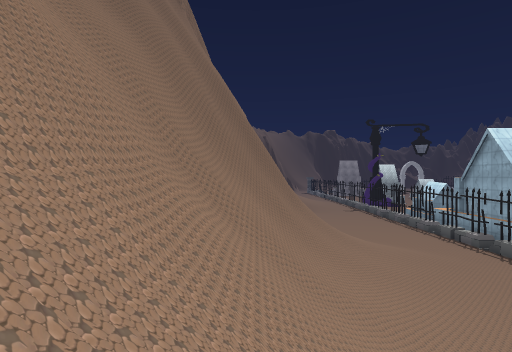
View 1 (above)

24 first-person views from a walk through a Unity game level. The camera is 1.4 m above the floor, looks level and sees 80° across. The floor is counted in squares, 2.42 m on a side. Each view is taken from the middle of a square. On the plan, view 1 faces up. The plan holds only what a view shows up to about 9 squares ahead; the rest is blank. The place goes on beyond the plan. Some trees and plants on the terrain are drawn as simple stand-ins. The player character is not drawn. Some surface patterns are stand-ins.

View 2
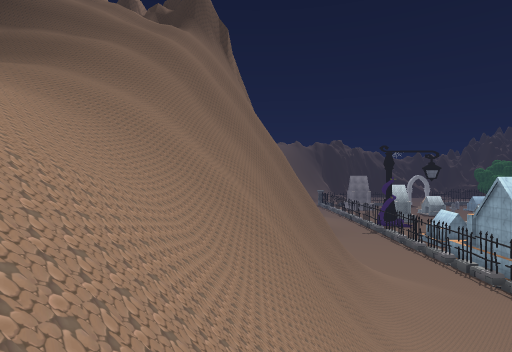

View 3
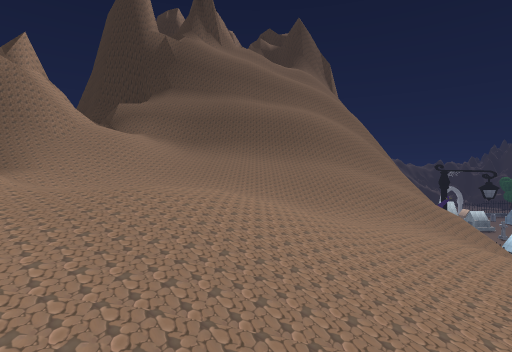

View 4
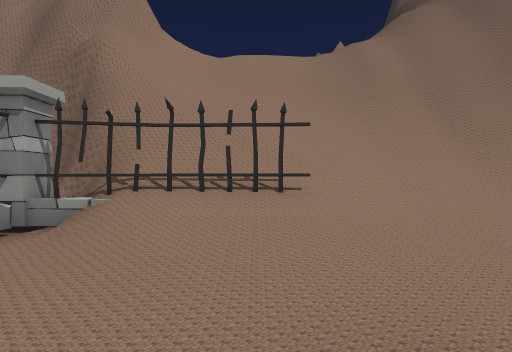

View 5
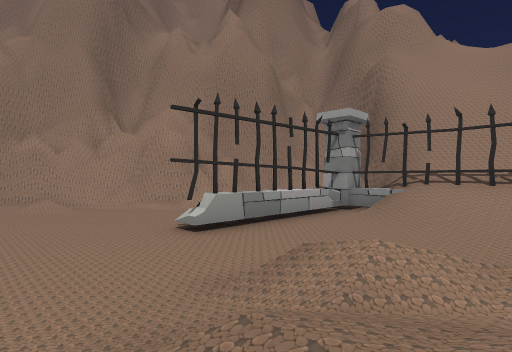

View 6
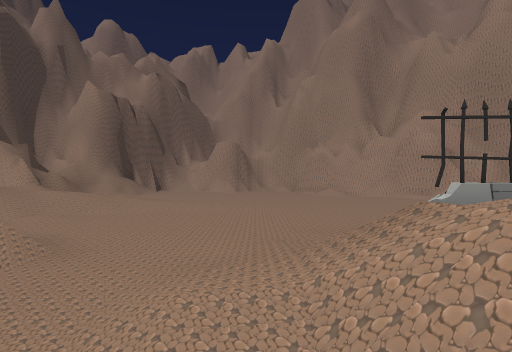

View 7
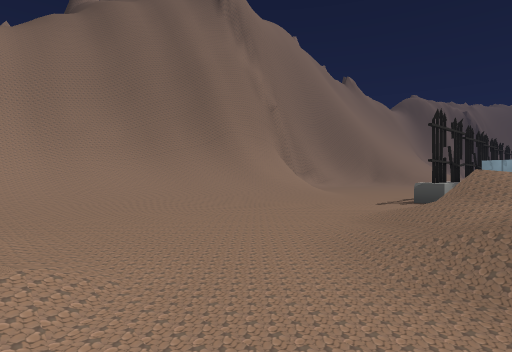

View 8
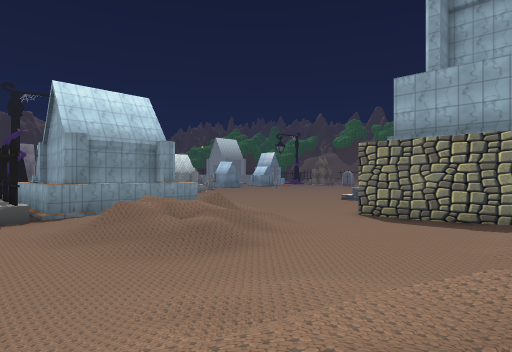

View 9
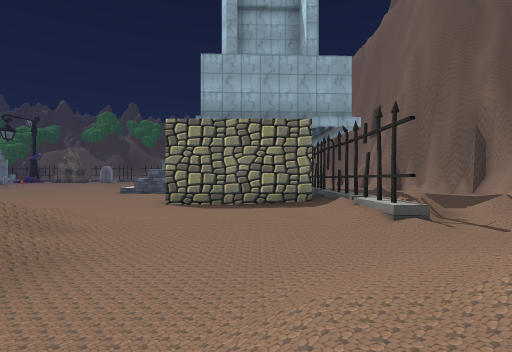

View 10
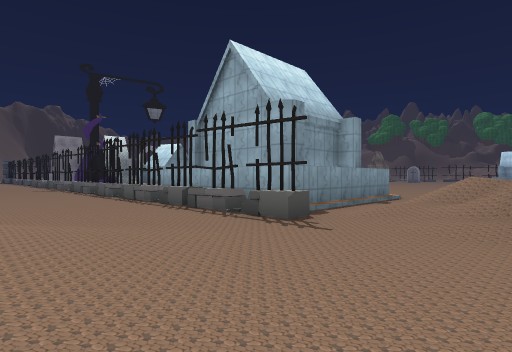

View 11
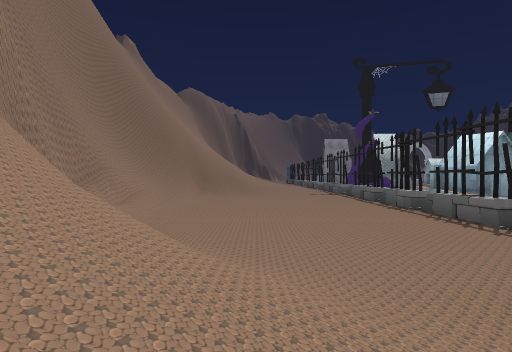

View 12
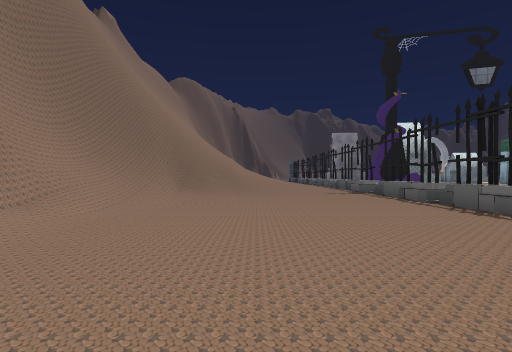

View 13
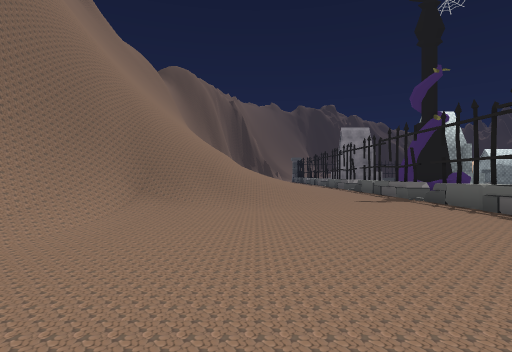

View 14
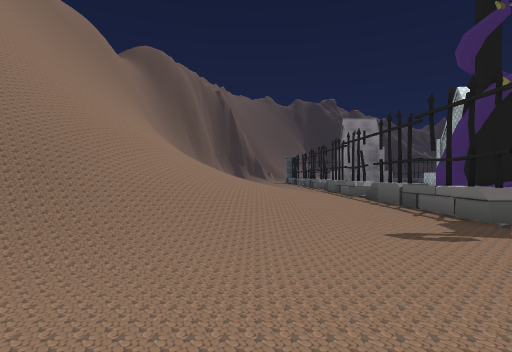

View 15
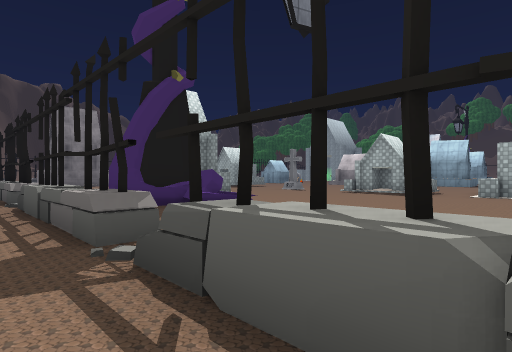

View 16
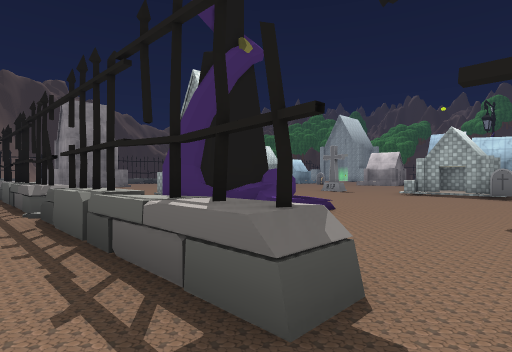

View 17
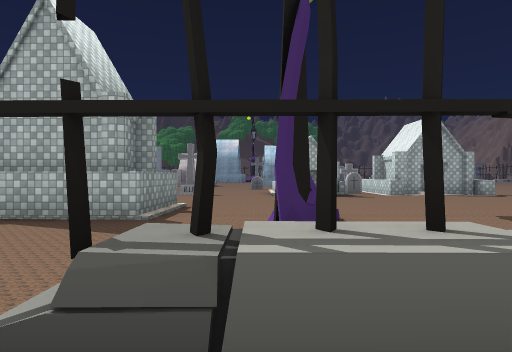

View 18
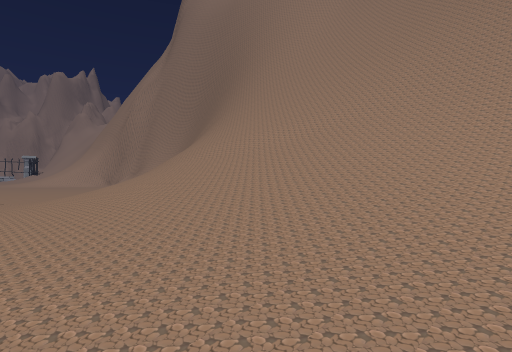

View 19
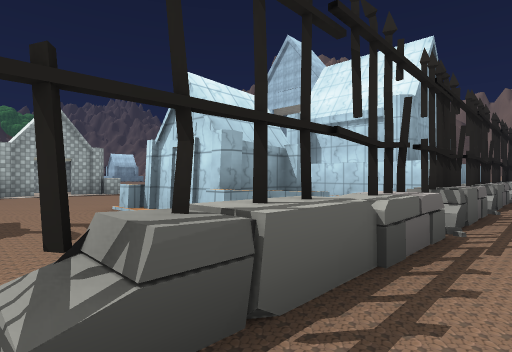

View 20
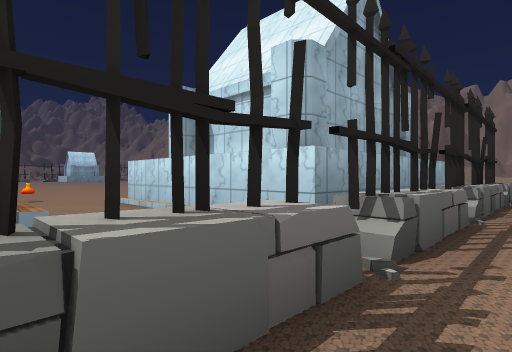

View 21
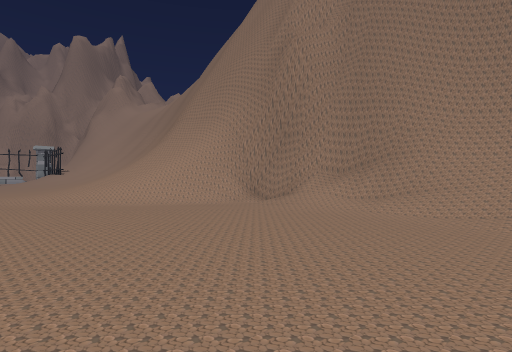

View 22
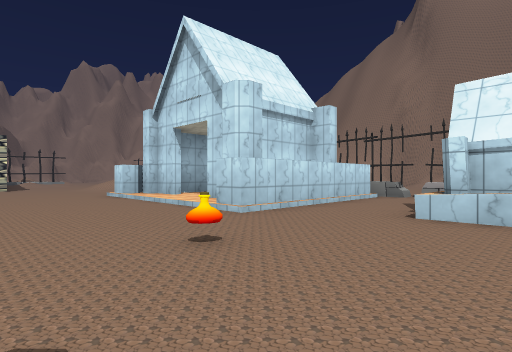

View 23
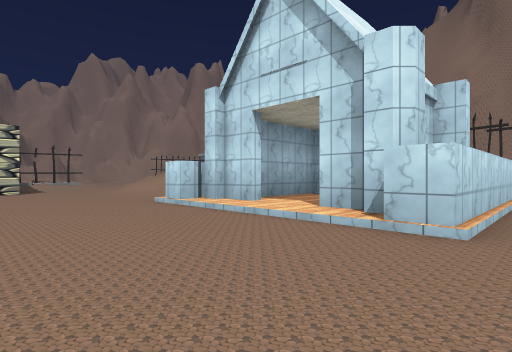

View 24
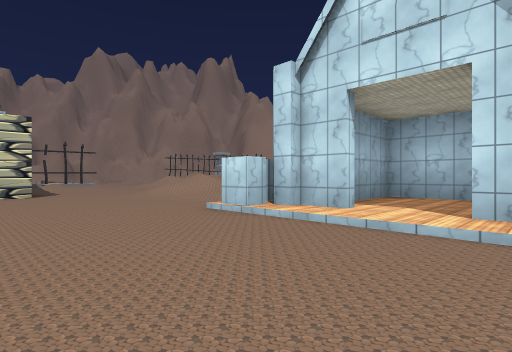

### Floor plan
Key: @ floor where view 1 was taken; # wall or solid block; x gap in a wall; . main floor; : floor 0.75 m higher than the main floor; + floor 1.5 m higher than the main floor; * floor 14.25 m higher than the main floor; % floor 15.25 m higher than the main floor; / step, stairs or slope; = window, fence, low wall or low ledge; ^ raised ledge; v drop or lower ground; T tombstone; P potion.
Columns run from 11 left of view 1 to 17 right of it. Each row starts with its distance up from view 1.
 30              ///:..^  .#
 29            ##///:..^ ..#
 28           ##////::.^...##...
 27           #/////+:.x........
 26           #/////+:.^x#......
 25           ##////::.^.##.....#
 24            #////:..#........#
 23            ##////..#.......T#
 22             #///...x.........
 21             #///...^.........
 20            ##=.....^ ........
 19            ##/.....^ ###.....
 18            #/......^ ###.....
 17            #/......^ .....P..
 16            ##......#.........
 15            ##......^#####....
 14             #......^#   #....
 13             #......^#........
 12             ##=....^#........
 11             #///...^#####....
 10             #//:...######....
  9         vv  #//:...^.........
  8         vv  #//....../.......
  7 ##vvv//vvv ##//.....////.....
  6 #####/==v  #//:...../////....
  5 # //////v###//:...../:+//....
  4 #///////=v##//:....../.....#
  3 #////////v#///:............#
  2 #//%//////#///:..././......#
  1   /***////=///:...///......#
  0   /%/*/////@/=:../+/+/..//###
 -1    */*  /=///x:../:///..///=
 -2     /   /////v:...///../...
 -3          #=###/..........//..
 -4          #=##^...........//..
 -5          ####x^^#^......///
 -6           #      .......::/
 -7               # .........//##
 -8               ###........   #
 -9                 ##..
-10                  ##.
-11                   ##
-12                    #

Where each view was taken, in squares from view 1:
view 1: 0 up, 0 right, facing up
view 2: 2 down, 2 left, facing up
view 3: 2 down, 7 left, facing up
view 4: 1 down, 7 right, facing left
view 5: 1 down, 9 right, facing down-left
view 6: 1 up, 10 right, facing down
view 7: 2 up, 10 right, facing up-left
view 8: 0 up, 7 right, facing up-right
view 9: 2 up, 8 right, facing right
view 10: 6 up, 4 right, facing up-right
view 11: 9 up, 4 right, facing up
view 12: 12 up, 4 right, facing up
view 13: 15 up, 4 right, facing up
view 14: 19 up, 5 right, facing up
view 15: 20 up, 7 right, facing up-right
view 16: 22 up, 7 right, facing up-right
view 17: 26 up, 7 right, facing right
view 18: 30 up, 7 right, facing down-left
view 19: 22 up, 7 right, facing down-right
view 20: 18 up, 7 right, facing down-right
view 21: 18 up, 6 right, facing down-left
view 22: 19 up, 17 right, facing down-left
view 23: 16 up, 17 right, facing down-left
view 24: 14 up, 17 right, facing down-left
